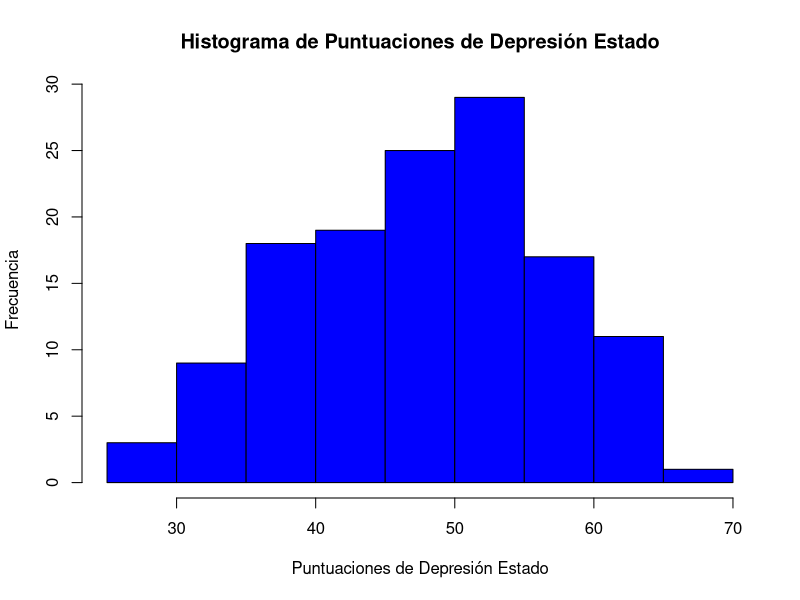
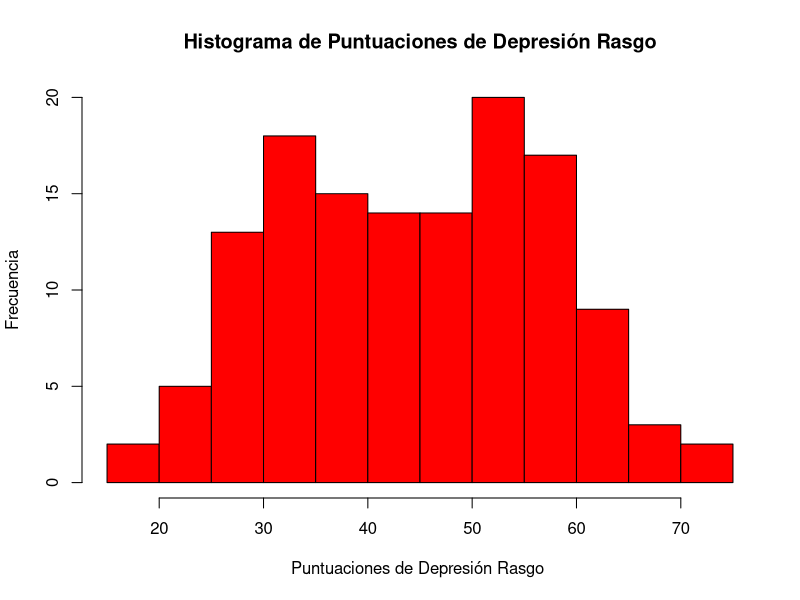

These figures' R source, in order: (Note: this script raises an error after producing the figures.)
# Pruebas estadísticas de los  datos del cuestionario Idere 
# Ailín Malagón Silva
# Fecha: 09-07-2024
# Descripción : Este script ejecuta el análisis de varianza en los resultados de las puntuaciones del cuestionario idere como estado_rasgo 
# con el fin de analizar si existe alguna diferencia significativa entre los grupos de edades en terminos de las puntuciones obtenidas
# tomando como input filtrada_base_idere y dando como output pruebas_estadisticas_idere.

# Input Dir 
indir = "C:/Users/ailinmalagonsilva/proyectos/SaludMentalLupus/data"

#Output Dir
outdir = "C:/Users/ailinmalagonsilva/proyectos/SaludMentalLupus"

# Cargar input/data set
idere_pruebas<- read.csv("data/filtrada_base_idere.csv")

# Cargar librerías 
library(tidyverse)
#Histograma para ver si los datos siguen una distirbución normal 
#  Puntajes Estado 
hist(idere_pruebas$est_dep, main="Histograma de Puntuaciones de Depresión Estado", xlab="Puntuaciones de Depresión Estado", ylab="Frecuencia", col="blue")
# Puntajes Rasgo
hist(idere_pruebas$ras_dep, main="Histograma de Puntuaciones de Depresión Rasgo", xlab="Puntuaciones de Depresión Rasgo ", ylab="Frecuencia", col="red")

# Análisis de varianza ANOVA 

# Creación de intervalos  para obtener los  grupos de edades (variable discreta)

interval_ages <- idere_pruebas %>% 
  mutate(ages_groups = cut(age, breaks = c(17, 25, 35, 45, 55,68),
                         labels = c("17-25 años", "26-35 años", "36-45 años", "46-55 años"," 56-68 años"),
                         include.lowest = TRUE))
# Selección de los grupos de edades y sus respecxtivas puntuacfiones de cada participante 
# Puntuación del cuestionario como estado (variable continua)

data_estado <- interval_ages  %>% select(est_dep, ages_groups) %>% mutate(ages_groups = as.factor(ages_groups))

#Creación de modelo para análisis : regresión lineal del puntaje del cuestionario en función del grupo de edad.
modelo_est <-lm(est_dep ~ ages_groups, data = data_estado)
# Análisis anova de la regresión lineal creada anteriormente "modelo_est"
anova_est <- aov(modelo_est)
#Ver los resultados del estudio y evaluar si se rechaza o no la H0
summary(anova_est)

# Diferencias entre dos grupos y su significancia 
TukeyHSD(anova_est)

# Comporbar NORMALIDAD (Valores mayores a 0.05 quieres decir que siguen una distribución normal)
shapiro.test(anova_est$residuals)

#Comprobar homocedasticidad (Valores mayores a 0.05 indica que las varianzas son iguales)
bartlett.test(anova_est$residuals ~ ages_groups)

#Guardar mis varibales 
save(interval_ages, anova_est, data_estado, file = "data/pruebas_estadisticas_idere.RData")



